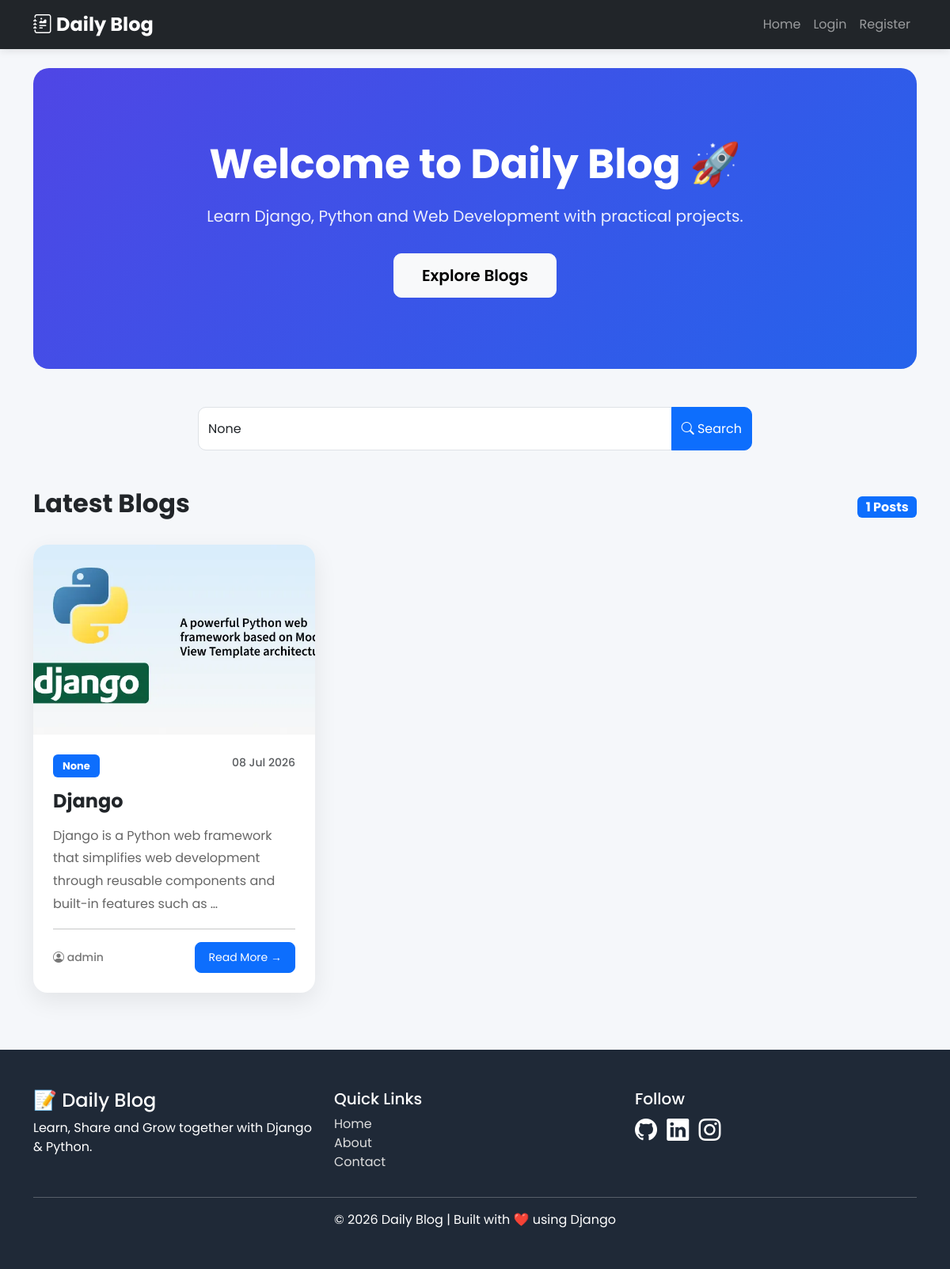
The page / on the database its author committed.
### blog/models.py (models this page shows, shortened)
class Post(models.Model):
    author = models.ForeignKey(User,on_delete=models.CASCADE)
    category = models.ForeignKey(Category,on_delete=models.SET_NULL,null=True,blank=True)
    tags = models.ManyToManyField(Tag,blank=True)
    title=models.CharField(max_length=200)
    content=models.TextField()
    created_at=models.DateTimeField(auto_now_add=True)
    updated_at=models.DateTimeField(auto_now=True)
    image = models.ImageField(upload_to="blog_images/",blank=True,null=True)

### blog/views.py (the view)
# urls.py: path('', views.HomeView.as_view(), name='home'),
class HomeView(ListView):
    model = Post
    template_name = "blog/home.html"
    context_object_name = "posts"
    paginate_by = 5
    def get_queryset(self):
        query = self.request.GET.get("q")
        queryset = Post.objects.all()
        if query:
            queryset = queryset.filter(title__icontains=query)
        return queryset
    def get_context_data(self, **kwargs):
        context = super().get_context_data(**kwargs)
        context["query"] = self.request.GET.get("q")
        return context

### blog/templates/blog/home.html (shortened to what this page needs)
{% extends 'blog/base.html' %} {% block content %}
<section class="hero-section">
  <div class="container text-center">
    <h1>Welcome to Daily Blog 🚀</h1>
    <p>Learn Django, Python and Web Development with practical projects.</p>
    <a href="#blogs" class="btn btn-light btn-lg mt-3"> Explore Blogs </a>
  </div>
</section>
<div class="search-box mt-5">
  <form method="GET">
    <div class="input-group">
      <input
        type="text"
        name="q"
        class="form-control"
        placeholder="Search blogs..."
        value="{{ query }}"
      />
      <button class="btn btn-primary" type="submit">
        <i class="bi bi-search"></i>
        Search
      </button>
    </div>
  </form>
</div>
<div class="d-flex justify-content-between align-items-center mt-5 mb-4">
  <h2 id="blogs">Latest Blogs</h2>
  <span class="badge bg-primary fs-6">
    {{ page_obj.paginator.count }} Posts
  </span>
</div>
<div class="row">
  {% for post in posts %}
  <div class="col-lg-4 col-md-6 mb-4">
    <div class="card blog-card h-100">
      {% if post.image %}
      <img src="{{ post.image.url }}" class="card-img-top" />
      {% else %}
      <img
        src="https://placehold.co/600x400?text=Daily+Blog"
        class="card-img-top"
      />
      {% endif %}
      <div class="card-body">
        <div class="d-flex justify-content-between mb-3">
          <span class="badge bg-primary"> {{ post.category }} </span>
          <small class="text-muted"> {{ post.created_at|date:"d M Y" }} </small>
        </div>
        <h4 class="card-title">{{ post.title }}</h4>
        <p class="card-text">{{ post.content|truncatewords:18 }}</p>
        <hr />
        <div class="d-flex justify-content-between align-items-center">
          <small>
            <i class="bi bi-person-circle"></i>
            {{ post.author }}
          </small>
          <a
            href="{% url 'post_detail' post.pk %}"
            class="btn btn-primary btn-sm"
          >
            Read More →
          </a>
        </div>
      </div>
    </div>
  </div>
  {% empty %}
  <div class="col-12">
    <div class="alert alert-warning text-center">No Blog Available.</div>
  </div>
  {% endfor %}
</div>
{% endblock %}

### blog/templates/blog/base.html (shortened to what this page needs)
{% load static %}
<!doctype html>
<html lang="en">
  <head>
    <link
      rel="stylesheet"
      href="{% static 'blog/bootstrap/css/bootstrap.min.css' %}"
    />
    <link
      rel="stylesheet"
      href="https://cdn.jsdelivr.net/npm/bootstrap-icons@1.11.3/font/bootstrap-icons.min.css"
    />
    <link rel="stylesheet" href="{% static 'css/style.css' %}" />
  </head>
  <body>
    <nav class="navbar navbar-expand-lg navbar-dark bg-dark sticky-top">
      <div class="container">
        <a class="navbar-brand fw-bold" href="/">
          <i class="bi bi-journal-richtext"></i>
          Daily Blog
        </a>
        <div class="collapse navbar-collapse" id="menu">
          <ul class="navbar-nav ms-auto">
            <li class="nav-item">
              <a class="nav-link" href="/">Home</a>
            </li>
            {% if user.is_authenticated %}
            <li class="nav-item">
              <a class="nav-link" href="{% url 'create_post' %}">
                <i class="bi bi-plus-circle"></i>
                Create Post
              </a>
            </li>
            <li class="nav-item">
              <a class="nav-link" href="{% url 'profile' %}">
                <i class="bi bi-person-circle"></i>
                Profile
              </a>
            </li>
            <li class="nav-item">
              <a class="nav-link" href="{% url 'logout' %}"> Logout </a>
            </li>
            {% else %}
            <li class="nav-item">
              <a class="nav-link" href="{% url 'login' %}"> Login </a>
            </li>
            <li class="nav-item">
              <a class="nav-link" href="{% url 'register' %}"> Register </a>
            </li>
            {% endif %}
          </ul>
        </div>
      </div>
    </nav>
    <div class="container mt-4">
       {% block content %} {% endblock %}
    </div>
    <footer class="footer mt-5">
      <div class="container">
        <div class="row">
          <div class="col-md-4">
            <h4>📝 Daily Blog</h4>
            <p>Learn, Share and Grow together with Django & Python.</p>
          </div>
          <div class="col-md-4">
            <h5>Quick Links</h5>
            <ul class="list-unstyled">
              <li><a href="/">Home</a></li>
              <li><a href="#">About</a></li>
              <li><a href="#">Contact</a></li>
            </ul>
          </div>
          <div class="col-md-4">
            <h5>Follow</h5>
            <i class="bi bi-github fs-3 me-2"></i>
            <i class="bi bi-linkedin fs-3 me-2"></i>
            <i class="bi bi-instagram fs-3"></i>
          </div>
        </div>
        <hr />
        <p class="text-center mb-0">
          © 2026 Daily Blog | Built with ❤️ using Django
        </p>
      </div>
    </footer>
  </body>
</html>

### blog/static/blog/css/style.css (style rules this page uses)
body { font-family: "Poppins", sans-serif; background: #f5f7fa; }
.navbar { box-shadow: 0 2px 10px rgba(0, 0, 0, 0.1); }
.navbar-brand { font-size: 24px; }
.card { border: none; border-radius: 15px; box-shadow: 0 5px 20px rgba(0, 0, 0, 0.08); transition: 0.3s; }
.btn { border-radius: 10px; }
footer { margin-top: 80px; }
.hero-section { background: linear-gradient(135deg, #4f46e5, #2563eb); color: white; padding: 90px 20px; border-radius: 20px; margin-top: 10px; }
.hero-section h1 { font-size: 52px; font-weight: 700; }
.hero-section p { font-size: 20px; margin-top: 20px; opacity: 0.9; }
.hero-section .btn { padding: 12px 35px; font-weight: 600; }
.search-box { max-width: 700px; margin: auto; }
.search-box .form-control { height: 55px; border-radius: 10px 0 0 10px; }
.search-box .btn { border-radius: 0 10px 10px 0; }
h2 { font-weight: 700; }
.blog-card { border: none; border-radius: 18px; overflow: hidden; transition: 0.4s; box-shadow: 0 10px 30px rgba(0, 0, 0, 0.08); }
.blog-card img { height: 240px; object-fit: cover; transition: 0.4s; }
.blog-card .card-body { padding: 25px; }
.blog-card .card-title { font-size: 24px; font-weight: 700; margin-bottom: 15px; }
.blog-card .card-text { color: #666; line-height: 1.8; }
.blog-card .badge { font-size: 13px; padding: 8px 12px; }
.blog-card .btn { border-radius: 8px; padding: 8px 16px; }
.blog-card small { font-weight: 500; color: #777; }
.blog-card { animation: fadeUp 0.6s ease; }
.footer { background: #1f2937; color: white; padding: 50px 0; }
.footer a { color: #ddd; text-decoration: none; }
.footer i { cursor: pointer; transition: 0.3s; }

### rows shown on the page
Post: image (picture), category "None", created_at "08 Jul 2026", title "Django", content "Django is a Python web framework that simplifies web development through reusable components and built-in features such as …", author "admin"

### other values the page prints
{{ page_obj.paginator.count }} "1"
